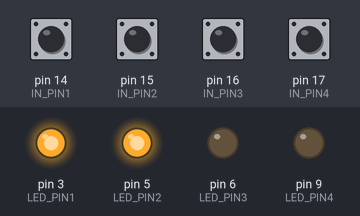
This sketch was run on a simulated Arduino Uno, built with avr-gcc and run on an emulated ATmega328P. Shown: output pins drawn as LEDs (lit = HIGH). The inputs (shaded band) are chosen by the test bench; at power-on: pin 14 (IN_PIN1), pin 15 (IN_PIN2), pin 16 (IN_PIN3), pin 17 (IN_PIN4) HIGH.

Above: at 1.2 s.
1.3 s: pin 14 (IN_PIN1) pulled LOW for 1 s
At 1.67 s:
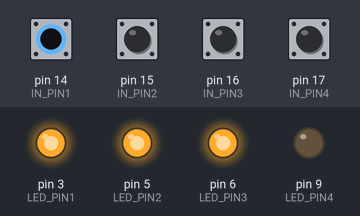
4.3 s: pin 15 (IN_PIN2) pulled LOW for 0.15 s
6.7 s: pin 16 (IN_PIN3) pulled LOW for 0.15 s
9.1 s: pin 17 (IN_PIN4) pulled LOW for 0.15 s
11.5 s: pin 15 (IN_PIN2) pulled LOW for 1 s
At 12.4 s:
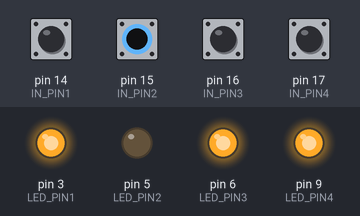
At 13.5 s:
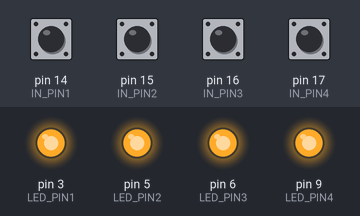
14.5 s: pin 16 (IN_PIN3) pulled LOW for 1 s
At 15.4 s:
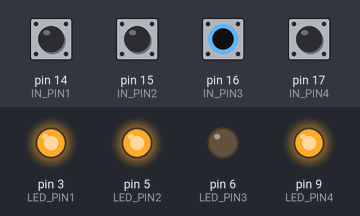
Timing chart, 0 to 17.6 s (numbered marks = the images above; inputs shaded):
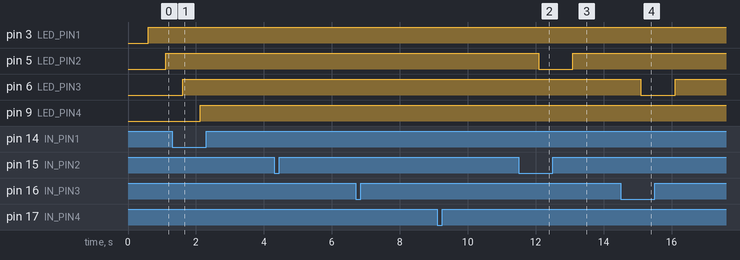

Measured:
- after the input at 11.5 s, pin 5 (LED_PIN2): HIGH → LOW after 0.58 s, → HIGH 1.0 s later
- after the input at 14.5 s, pin 6 (LED_PIN3): HIGH → LOW after 0.59 s, → HIGH 1.0 s later

The sketch:

DimmableLEDActuator.ino
```cpp
// (licence header left out)
/// LED Controller 1. floor cabinets


// Enable mysensor support
//#define MYSENSOR 1

// Enable serial port logging
#define LED_DIMMING_LOG_ENABLE 1// Log LED levels
#define DIGITAL_IN_LOG_ENABLE 1 // Log digital input state
//#define MY_DEBUG 1

#ifdef MYSENSOR
// Enable debug prints to serial monitor
#define MY_DEBUG

// Enable and select radio type attached
#define MY_RADIO_NRF24
// Sets a static id for a node
#define MY_NODE_ID 45
/////needs testing with radion on another pin
#define MY_RF24_CE_PIN 9//4    // Radio specific settings for RF24
// Include the MySensorLib
#include <MySensors.h>
//Name
#define SN "DimmableLED"
// Software Version
#define SV "1.1"
#endif

#define IN_PIN1 14     // A0 Arduino pin attached to magnetic sensor
#define IN_PIN2 15     // A1 Arduino pin attached to magnetic sensor
#define IN_PIN3 16     // A2 Arduino pin attached to magnetic sensor
#define IN_PIN4 17     // A3 Arduino pin attached to magnetic sensor

#define LED_PIN1 3     // Arduino pin attached to MOSFET Gate pin
#define LED_PIN2 5     // Arduino pin attached to MOSFET Gate pin
#define LED_PIN3 6     // Arduino pin attached to MOSFET Gate pin
#define LED_PIN4 9     //grr., used by mysensor for radio Arduino pin attached to MOSFET Gate pin

#define LED_COUNT 4    // number of LEDS/inputs

#define FADE_DELAY 5//10  // Delay in ms for each percentage fade up/down (10ms = 1s full-range dim)

#define LED_MAX  100//255   // LED max light level
#define LED_MIN  0     // LED min light level

#define LED__STEP_UP  5   // LED steps whe dimming up
#define LED__STEP_DOWN  10 // LED steps whe dimming down


//led service interval
#define LED_LOOP_INTERVAL 100

// LED max on time ms
#define TIME_ON_MAX  10000 //1000 = 1m35s

#ifdef MYSENSOR
MyMessage dimmerMsg(0, V_DIMMER);
MyMessage lightMsg(0, V_LIGHT);
#endif

unsigned char ledPins [LED_COUNT] = {LED_PIN1, LED_PIN2, LED_PIN3, LED_PIN4}; // {LED_PIN1,LED_PIN2,LED_PIN3}; //
unsigned char inputPins [LED_COUNT] =  {IN_PIN1, IN_PIN2, IN_PIN3, IN_PIN4}; //{IN_PIN1,IN_PIN1,IN_PIN1};


enum states {
  S_OFF,
  S_ON,
  S_DimUp,
  S_DimDown,
  S_TimeOut,
  S_TimeOutDoneWaitForOff
};


struct Cabinet
{
  unsigned char ledPin;
  unsigned char inputPin;
  int16_t currentLevel = 0;
  int16_t ToLevel = 0;
  int timeOn = 0;
  unsigned char state = S_OFF;
};

Cabinet cab[LED_COUNT];

unsigned long currentMillis;
unsigned long previousMillis = 0;

/***
   Dimmable LED initialization method
*/
void setup()
{
  unsigned char i;

#ifdef MYSENSOR
  // Pull the gateway's current dim level - restore light level upon sendor node power-up
  request( 0, V_DIMMER );
#endif
  // Setup pins for led and door sensors
  for (i = 0; i < LED_COUNT; i++)
  {
    cab[i].inputPin  = inputPins[i];
    cab[i].ledPin = ledPins[i];
    pinMode(cab[i].inputPin,  INPUT_PULLUP); //set as input with pullup resister
    pinMode(cab[i].ledPin, OUTPUT);       // sets the pin as output
  }
}

void presentation()
{
#ifdef MYSENSOR
  // Register the LED Dimmable Light with the gateway
  present( 0, S_DIMMER );

  sendSketchInfo(SN, SV);
#endif
}

/***
    Dimmable LED main processing loop
*/
void loop()
{
  currentMillis = millis();
  //Serial.println( "Service leds " );
  ServiceInputs();

  // only serve the led sometimes every xx ms
  if (currentMillis - previousMillis >= LED_LOOP_INTERVAL)
  {
    // save the last time you blinked the LED
    previousMillis = currentMillis;

    ServiceLeds();
  }
}


/*
   Service the Digital inputs

*/
void ServiceInputs(void)
{
  unsigned char i;
  for (i = 0; i < LED_COUNT; i++)
  {
    // Handle LED ON/OFF if Dorsensor state changes
    if ( (digitalRead(cab[i].inputPin) == HIGH) &&  (cab[i].state == S_OFF))
    {
#ifdef DIGITAL_IN_LOG_ENABLE
      Serial.print( "Door ");
      Serial.print( i );
      Serial.println( " open");
#endif
      cab[i].state = S_DimUp; //changing to state on
      cab[i].timeOn = TIME_ON_MAX; //Start the time
      cab[i].ToLevel = LED_MIN;
    }
    else if ( (digitalRead(cab[i].inputPin) == LOW) &&  ( (cab[i].state == S_ON) || (cab[i].state == S_TimeOutDoneWaitForOff)) )
    {
#ifdef DIGITAL_IN_LOG_ENABLE
      Serial.print( "Door ");
      Serial.print( i );
      Serial.print( " closed");
#endif
      if (cab[i].state == S_TimeOutDoneWaitForOff)
      {
#ifdef DIGITAL_IN_LOG_ENABLE
        Serial.print( " - timeout Off");
#endif
        cab[i].state = S_OFF; //changing to state off
      }
      else
      {
        cab[i].state = S_DimDown; //changing to state off
        cab[i].timeOn = 0; //Stop the time
        cab[i].ToLevel = LED_MAX;
      }
#ifdef DIGITAL_IN_LOG_ENABLE
      Serial.println( " "); // finish the line
#endif

    }
  }
}

/*
   Service the LED outputs

*/
void ServiceLeds(void)
{
  unsigned char i;
  for (i = 0; i < LED_COUNT; i++)
  {

    //If the time is up, turn off leds
    if ((cab[i].state == S_ON) && (cab[i].timeOn >= LED_LOOP_INTERVAL))
    {
      cab[i].timeOn -= 1;
    }
    else if ((cab[i].state == S_ON) && (cab[i].timeOn < LED_LOOP_INTERVAL))
    {
      cab[i].state = S_TimeOut;
      cab[i].timeOn = 0;
#ifdef LED_DIMMING_LOG_ENABLE
      Serial.print( "Channel: " );
      Serial.print( i );
      Serial.println( " - timeout, turn off " );
#endif
    }


    // Handle LED ON/OFF if Dorsensor state changes
    if ( cab[i].state == S_DimUp)
    {
      cab[i].ToLevel = LED_MAX;
#ifdef LED_DIMMING_LOG_ENABLE
      Serial.print( "Channel: " );
      Serial.print( i );
      Serial.print( " - Changing level to " );
      Serial.print( cab[i].ToLevel );
      Serial.print( ", from " );
      Serial.println( cab[i].currentLevel );
#endif
      fadeToLevel( cab[i].ToLevel ,  cab[i].ledPin, &cab[i].currentLevel);
      cab[i].state = S_ON;
      /*
        if (cab[i].ToLevel >= LED_MAX)
        cab[i].state = S_ON;
        else
        cab[i].ToLevel += LED__STEP_UP;
      */
    }
    else if ((cab[i].state == S_DimDown) || (cab[i].state == S_TimeOut))
    {
      cab[i].ToLevel = LED_MIN;
#ifdef LED_DIMMING_LOG_ENABLE
      Serial.print( "Channel: " );
      Serial.print( i );
      Serial.print( " - Changing level to " );
      Serial.print( cab[i].ToLevel );
      Serial.print( ", from " );
      Serial.println( cab[i].currentLevel );
#endif
      fadeToLevel( cab[i].ToLevel , cab[i].ledPin,  &cab[i].currentLevel);
      if (cab[i].state == S_DimDown)
      {
        cab[i].state = S_OFF;
      }
      else if (cab[i].state == S_TimeOut)
      {
        cab[i].state = S_TimeOutDoneWaitForOff;
      }

      /*
        if (cab[i].ToLevel <= LED_MIN)
        cab[i].state = S_OFF;
        else
        cab[i].ToLevel -= LED__STEP_DOWN;
      */
    }
  }
}

#ifdef MYSENSOR
void receive(const MyMessage &message)
{
  if (message.type == V_LIGHT || message.type == V_DIMMER) {

    //  Retrieve the power or dim level from the incoming request message
    int requestedLevel = atoi( message.data );

    // Adjust incoming level if this is a V_LIGHT variable update [0 == off, 1 == on]
    requestedLevel *= ( message.type == V_LIGHT ? 100 : 1 );

    // Clip incoming level to valid range of 0 to 100
    requestedLevel = requestedLevel > 100 ? 100 : requestedLevel;
    requestedLevel = requestedLevel < 0   ? 0   : requestedLevel;

    Serial.print( "Changing level to " );
    Serial.print( requestedLevel );
    Serial.print( ", from " );
    //Serial.println( currentLevel );


    // Inform the gateway of the current DimmableLED's SwitchPower1 and LoadLevelStatus value...
    //    send(lightMsg.set(currentLevel > 0));

    // hek comment: Is this really nessesary?
    ///  send( dimmerMsg.set(currentLevel) );


  }
}
#endif
/***
    This method provides a graceful fade up/down effect
*/
void fadeToLevel( int toLevel, char channel, int* curLevel )
{
  int currentLevel = *curLevel;

  int delta = ( toLevel - currentLevel ) < 0 ? -1 : 1;


  while ( currentLevel != toLevel )
  {
    currentLevel += delta;
    analogWrite( channel, (int)(currentLevel / 100. * 255) );
    delay( FADE_DELAY );
  }
  *curLevel = currentLevel;

}
```
